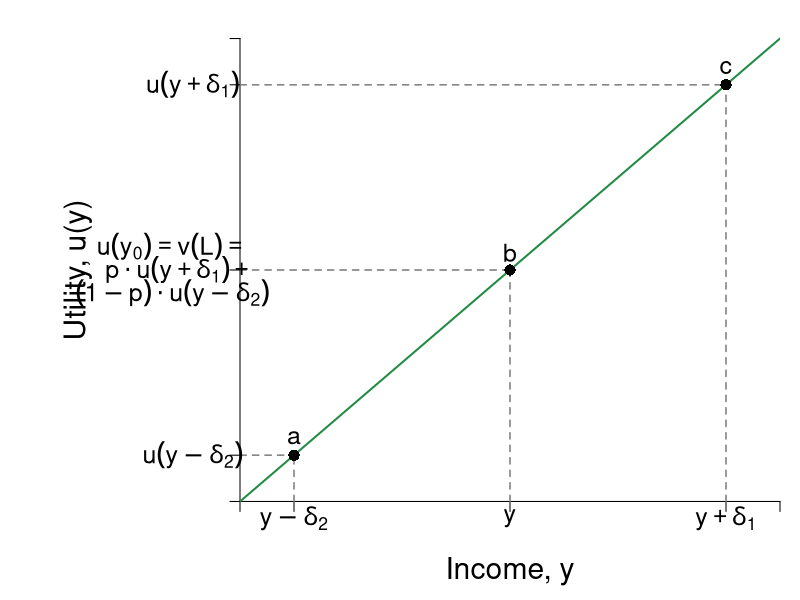

R code for this plot:
#Graph Designer(s): Simon Halliday & Riley Boeth '17 & Scott Cohn
#Authors: Bowles, Foley and Halliday
#Title: Coordination, Conflict and Competition: A Text in Microeconomics

library(shape)
pdf(file = "risk/risk_neutral_u_positive.pdf", width = 10, height = 8)

# Set parameters for graphics
axislabelsize <- 1.8
labelsize <- 1.5
namesize <- 1.8
annotatesize <- 1.5
graphlinewidth <- 2
segmentlinewidth <- 1.5

COL <- c("#7fc97f", "#beaed4", "#fdc086", "#ffff99", "#386cb0", "#f0027f", "#bf5b17", "#666666")
COLA <- c("#e0f3db", "#99d8c9","#66c2a4","#41ae76", "#238b45", "#005824")
COLB <- c("#c6dbef", "#4eb3d3", "#2b8cbe", "#0868ac","#084081")
COLC <- c("#fcfbfd", "#efedf5", "#dadaeb", "#bcbddc", "#9e9ac8", "#807dba", "#6a51a3", "#54278f", "#3f007d")
grays <- gray.colors(25, start = 1, end = 0)

#Edited the margins to cater for the larger LHS labels
par(mar =  c(4, 12, 1, 1))

#Linear utility of wealth equation

LinearU <- function(x,y) {
  x
}


#Add limits on axes and levels of utility for each indifference curve
ylims <- c(0, 40)
xlims <- c(0, 40)

npts <- 501 
x <- seq(xlims[1], xlims[2], length.out = npts)
y <- seq(ylims[1], ylims[2], length.out = npts) 

plot(0, 0, xlim = xlims, ylim = ylims, type = "n",
     xlab = expression(paste("")),
     ylab = expression(paste("")), 
     xaxt = "n", 
     yaxt = "n", 
     cex.lab = axislabelsize, 
     bty = "n", 
     xaxs="i"#, 
     #yaxs="i"
)

#x and y limits with plain axes without ticks/numbers to match previous graph

ticksx <- c(0, 4, 20, 36, xlims[2])
xlabels <- c(NA, NA, NA, NA, NA)
ticksy <- c(0, 4, 20, 36, xlims[2])
ylabels <- c(NA, NA, NA, NA, NA)

axis(1,at = ticksx,  pos = 0, labels = FALSE)
axis(2,at = ticksy,  pos = 0, labels = FALSE, las = 1)

npts <- 500 
xx1 <- seq(xlims[1], xlims[2], length.out = npts)
xx2 <- seq(0, xlims[2], length.out = npts)
xx3 <- seq(xlims[1], 0, length.out = npts)
xx4 <- seq(-11, 0, length.out = npts)

#Axis labels and draw linear utility function
mtext(expression(paste("Income, y")), side = 1, line = 2.5, cex = axislabelsize)
text(-12, 0.5*ylims[2], expression(paste("Utility, u(y)")), xpd = TRUE, cex = axislabelsize, srt = 90) 

lines(xx1, LinearU(xx1, y), col = COLA[5], lwd = graphlinewidth)

#Label 3 points on line

text(4, 5.5, expression(paste("a")), cex = labelsize)
segments(4, 0, 4, 4, lty = 2, col = grays[20], lwd = segmentlinewidth)
segments(0, 4, 4, 4, lty = 2, col = grays[20], lwd = segmentlinewidth)
points(4, 4, pch = 16, col = "black", cex = 1.5)

text(20, 21.5, expression(paste("b")), cex = labelsize)
segments(20, 0, 20, 20, lty = 2, col = grays[20], lwd = segmentlinewidth)
segments(0, 20, 20, 20, lty = 2, col = grays[20], lwd = segmentlinewidth)
points(20, 20, pch = 16, col = "black", cex = 1.5)

text(36, 37.5, expression(paste("c")), cex = labelsize)
segments(36, 0, 36, 36, lty = 2, col = grays[20], lwd = segmentlinewidth)
segments(0, 36, 36, 36, lty = 2, col = grays[20], lwd = segmentlinewidth)
points(36, 36, pch = 16, col = "black", cex = 1.5)

#Label y-sub,x-sub,etc. on axes

text(36, -1.5, expression(paste(y +  delta[1])), xpd = TRUE, cex = labelsize)
text(20, -1.5, expression(paste(y)),  xpd = TRUE,  cex = labelsize)
text(4, -1.5, expression(paste(y - delta[2])),  xpd = TRUE,  cex = labelsize)


text(-3.5, 36, expression(paste(u(y + delta[1]))), xpd = TRUE, cex = labelsize)

text(-5, 22, expression(paste(u(y[0]) == v(L), phantom() == phantom())),  xpd = TRUE, cex = labelsize)
text(-4.5, 20, expression(paste(p%.%u(y + delta[1]) + phantom())),  xpd = TRUE, cex = labelsize)
text(-5, 18, expression(paste((1 - p)%.%u(y - delta[2]))),  xpd = TRUE, cex = labelsize)

text(-3.5, 4, expression(paste(u(y - delta[2]))),  xpd = TRUE,  cex = labelsize)


dev.off()
